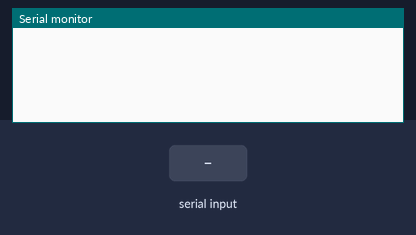
This sketch was run on a simulated Arduino Uno, built with avr-gcc and run on an emulated ATmega328P. Parts: the last lines printed to the serial monitor. The inputs (shaded band) are chosen by the test bench.

Above: at 1.2 s.
1.3 s: "z" received over Serial
At 2.5 s:
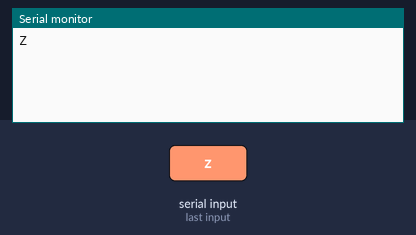
2.8 s: "1" received over Serial
At 3.7 s:
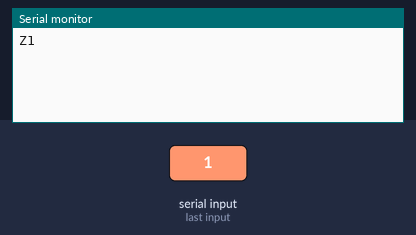

Measured:
- after the input at 1.3 s, the serial monitor: prints a new line at once (image 1)
- after the input at 2.8 s, the serial monitor: prints a new line at once (image 2)

The sketch:

EchoBack2.ino
```cpp
void setup() {
  Serial.begin(115200,SERIAL_8N2);
}

void loop() {
  if (Serial.available()) {   //受信のチェック
    char  c = Serial.read();
    if (c == 'z'){            //zを受信したとき大文字のZを返します。
      Serial.write('Z');
    }else{
      Serial.write(c);   //エコーバック
    }
  }
}
```
